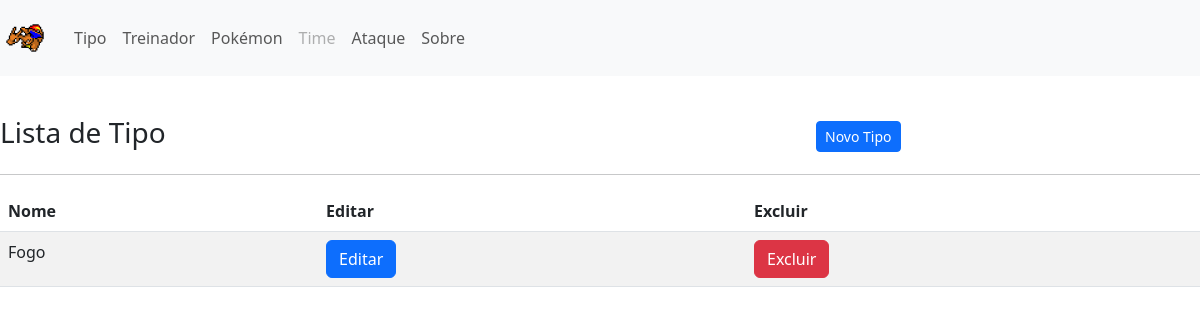
Page /listar/tipo/ on the earlier database version.
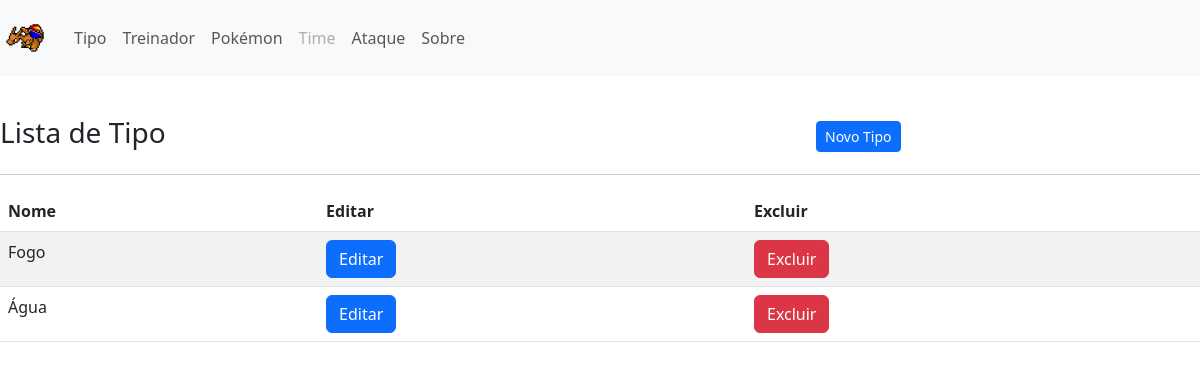
Same page on the later database version.
### cadastros/models.py (models this page shows, shortened)
class Tipo(models.Model):
    nome = models.CharField(max_length=50);

### cadastros/views.py (the view)
# urls.py: path("listar/tipo/", TipoList.as_view(), name="listar-tipo"),
class TipoList(ListView):
    model = Tipo
    template_name = 'cadastros/list/list-tipo.html'

### cadastros/templates/cadastros/list/list-tipo.html (shortened to what this page needs)
{% extends 'cadastros/modelo.html'%}
{% block content %}
<div class="row justify-content-center align-items-center mt-3">
    <div class="col-md-8">
        <h3 class="">Lista de Tipo</h3>
    </div>
    <div class="col-md">
        <a href="{% url 'cadastrar-tipo' %}" class="btn btn-primary btn-sm">
            Novo Tipo
        </a>
    </div>
</div>
<hr>
<div class="table-responsive-lg">
    <table class="table table-striped">
        <thead>
            <tr>
                <th>Nome</th>
                <th>Editar</th>
                <th>Excluir</th>
            </tr>
        </thead>
        <tbody>
            {% for obj in object_list %}
            <tr class="">
                <td>{{ obj.nome }}</td>
                <td><a class="btn btn-primary" href="{% url 'alterar-tipo' obj.pk %}" >Editar</a></td>
                <td><a class="btn btn-danger" href="{% url 'deletar-tipo' obj.pk %}">Excluir</a></td>
            </tr>
            {% empty %}
            <tr>
                <th colspan="100%">Nenhum registro encontrado.</th>
            </tr>
            {% endfor %}
        </tbody>
    </table>
</div>
{% endblock %}

Differences in the rows shown:
added Tipo: nome "Água"
